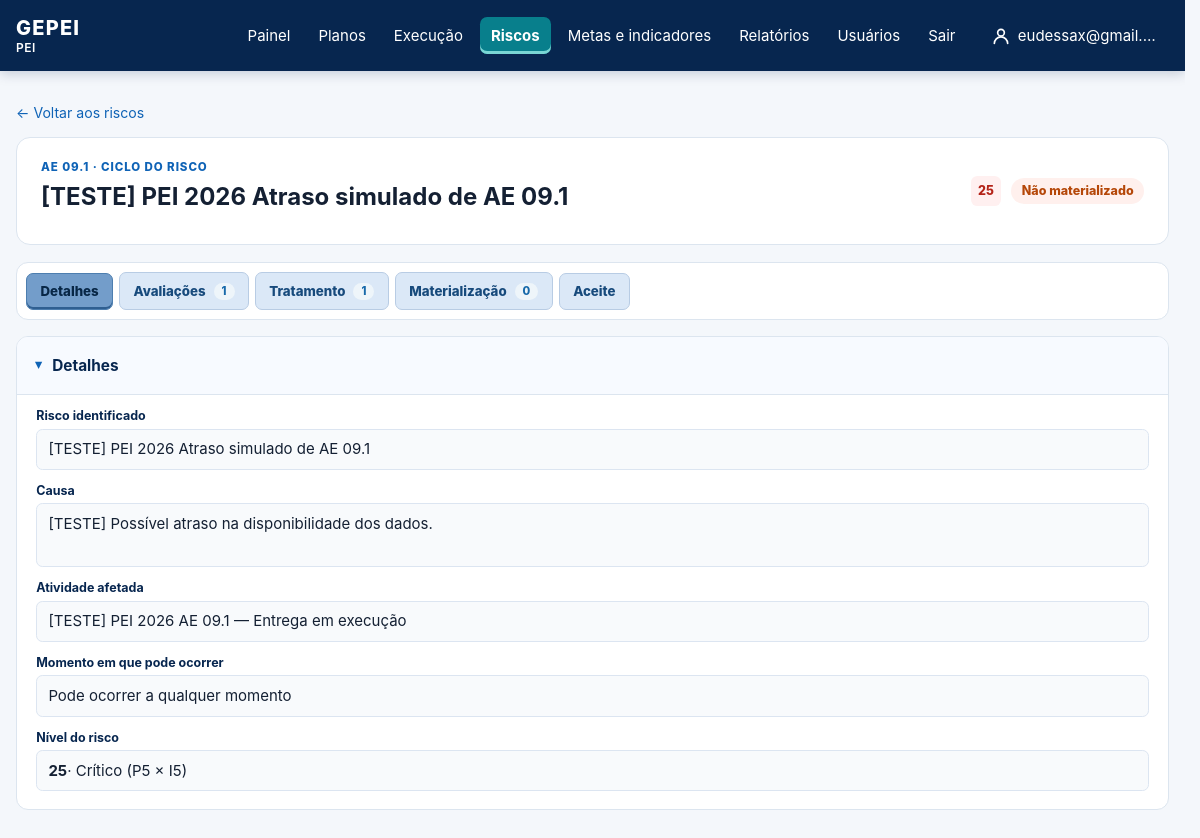
The page /planos-de-acao/25/riscos/32/ (signed in) on the database its author committed.
### core/models.py (models this page shows, shortened)
class Plan(models.Model):
    class PlanType(models.TextChoices):
        PEI = "PEI", "PEI"
        PESP = "PESP", "PESP"
        PPA = "PPA", "PPA"
        OTHER = "OUTRO", "Outro"
    name = models.CharField(max_length=180)
    acronym = models.CharField(max_length=30)
    plan_type = models.CharField(max_length=10, choices=PlanType.choices)
    access_groups = models.ManyToManyField("auth.Group", blank=True, related_name="accessible_plans")
    start_date = models.DateField()
    end_date = models.DateField()
    active = models.BooleanField(default=True)

class StrategicAction(models.Model):
    class Status(models.TextChoices):
        NOT_STARTED = "NAO_INICIADA", "Não iniciada"
        IN_PROGRESS = "EM_ANDAMENTO", "Em andamento"
        COMPLETED = "CONCLUIDA", "Concluída"
        DELAYED = "ATRASADA", "Atrasada"
        BLOCKED = "BLOQUEADA", "Bloqueada"
        SUSPENDED = "SUSPENSA", "Suspensa"
    artifact = models.ForeignKey(PlanArtifact, on_delete=models.PROTECT, related_name="actions")
    coordinating_unit = models.ForeignKey(OrganizationalUnit, on_delete=models.PROTECT)
    code = models.CharField(max_length=30)
    title = models.CharField(max_length=255)
    description = models.TextField(blank=True)
    due_date = models.DateField(
        null=True,
        blank=True,
        help_text="Preenchido no cronograma operacional; não é inferido da vigência do PEI.",
    )
    status = models.CharField(max_length=15, choices=Status.choices, default=Status.NOT_STARTED)
    progress = models.DecimalField(max_digits=5, decimal_places=2, default=0)
    funding_sources = models.CharField(max_length=255, blank=True)
    alineas = models.JSONField(default=dict, blank=True)
    is_execution_item = models.BooleanField(default=True)
    participating_units = models.ManyToManyField(OrganizationalUnit, related_name="participating_actions", blank=True)
    related_objectives = models.ManyToManyField(PlanArtifact, blank=True, related_name="related_actions")
    @property
    def can_materialize_risks(self):
        return self.status == self.Status.IN_PROGRESS and ActionPlan.objects.filter(action_id=self.pk).exists()

class Risk(models.Model):
    class Status(models.TextChoices):
        NOT_MATERIALIZED = "NAO_MATERIALIZADO", "Não materializado"
        MATERIALIZED = "MATERIALIZADO", "Materializado"
    class OccurrenceTiming(models.TextChoices):
        ANY_TIME = "QUALQUER_MOMENTO", "Pode ocorrer a qualquer momento"
        EXPOSURE_WINDOW = "PERIODO", "Durante um período de exposição"
        DATE_OR_MILESTONE = "DATA_MARCO", "Em uma data ou marco provável"
        UNKNOWN = "INDETERMINADO", "Não é possível estimar o momento"
    action = models.ForeignKey(StrategicAction, on_delete=models.CASCADE, related_name="risks")
    activity = models.ForeignKey(Activity, on_delete=models.PROTECT, related_name="risks")
    is_unforeseen = models.BooleanField("Risco não previsto", default=False)
    owner = models.ForeignKey(settings.AUTH_USER_MODEL, on_delete=models.PROTECT)
    title = models.CharField(max_length=255)
    cause = models.TextField()
    probability = models.PositiveSmallIntegerField()
    impact = models.PositiveSmallIntegerField()
    status = models.CharField(max_length=18, choices=Status.choices, default=Status.NOT_MATERIALIZED)
    treatment = models.CharField(max_length=20, blank=True)
    preventive_measure = models.TextField(blank=True)
    contingency_measure = models.TextField(blank=True)
    occurrence_timing = models.CharField(
        max_length=20,
        choices=OccurrenceTiming.choices,
        default=OccurrenceTiming.UNKNOWN,
    )
    exposure_start_date = models.DateField(null=True, blank=True)
    exposure_end_date = models.DateField(null=True, blank=True)
    expected_occurrence_date = models.DateField(null=True, blank=True)
    trigger_description = models.TextField(blank=True)
    @property
    def level(self):
        return self.probability * self.impact
    @property
    def level_label(self):
        if self.level >= 20:
            return "Crítico"
    @property
    def occurrence_timing_summary(self):
        if self.occurrence_timing == self.OccurrenceTiming.ANY_TIME:
            return "Pode ocorrer a qualquer momento"

class Activity(models.Model):
    PAUSED = "PAUSADA"
    class FundingSource(models.TextChoices):
        FAF = "FAF", "Fundo a Fundo (FaF)"
        CODE_0500 = "0500", "Fonte 0500"
        AGREEMENT = "CONVENIO", "Convênio"
        OTHER = "OUTRA", "Outra"
    action_plan = models.ForeignKey(ActionPlan, on_delete=models.CASCADE, related_name="activities")
    executor = models.ForeignKey(settings.AUTH_USER_MODEL, on_delete=models.PROTECT, related_name="assigned_activities")
    title = models.CharField(max_length=255)
    description = models.TextField(blank=True)
    position = models.PositiveIntegerField(default=0)
    weight = models.DecimalField(max_digits=5, decimal_places=2)
    progress = models.DecimalField(max_digits=5, decimal_places=2, default=0)
    blocker_checked = models.BooleanField(default=False)
    risk_checked = models.BooleanField(default=False)
    start_date = models.DateField(null=True, blank=True)
    end_date = models.DateField(null=True, blank=True)
    status = models.CharField(max_length=15, choices=[*StrategicAction.Status.choices, ("PAUSADA", "Pausada")], default=StrategicAction.Status.NOT_STARTED)
    expected_delivery = models.CharField(max_length=255, blank=True)
    requires_financial_resource = models.BooleanField(default=False)
    planned_cost = models.DecimalField(max_digits=14, decimal_places=2, null=True, blank=True)
    disbursed_cost = models.DecimalField(max_digits=14, decimal_places=2, null=True, blank=True)
    funding_source = models.CharField(max_length=12, choices=FundingSource.choices, blank=True)
    funding_source_other = models.CharField(max_length=160, blank=True)
    financial_responsible_unit = models.ForeignKey(
        OrganizationalUnit,
        null=True,
        blank=True,
        on_delete=models.PROTECT,
        related_name="financially_monitored_activities",
    )
    financial_reference = models.CharField(max_length=255, blank=True)
    class Meta:
        ordering = ["position", "start_date", "end_date", "id"]
    def __str__(self):
        return self.title

### core/views.py (the view, shortened to what this page needs)
# urls.py: path("planos-de-acao/<int:action_id>/riscos/<int:risk_id>/", views.risk_detail, name="risk_detail"),
@login_required
@transaction.atomic
def risk_detail(request, action_id, risk_id):
    _require_permission(request.user, "view_risk")
    risk = _get_risk_for_action(request.user, action_id, risk_id, for_view=request.method == "GET")
    action = risk.action
    request.read_only_other_unit = not scope_actions(StrategicAction.objects.all(), request.user).filter(pk=action.id).exists()
    action_plan = ActionPlan.objects.filter(action=action).first()  # a AE pode ter risco sem plano de ação iniciado
    Risk.objects.select_for_update().get(pk=risk.pk)
    current_treatment = risk.treatments.first()
    current_acceptance = risk.acceptances.first()
    operation = request.POST.get("operation") if request.method == "POST" else ""
    if operation == "delete_risk":
        risk.delete()
        messages.success(request, "Risco e registros vinculados excluídos.")
        return redirect("risk_overview")
    identity_form = RiskIdentityForm(instance=risk, action_plan=action_plan, prefix="identity")
    editing_assessment = None
    assessment_id = request.POST.get("assessment_id") if operation == "edit_assessment" else request.GET.get("editar_avaliacao")
    if assessment_id:
        _require_permission(request.user, "change_riskassessment")
        editing_assessment = get_object_or_404(risk.assessments, pk=assessment_id)
    assessment_form = RiskAssessmentForm(instance=editing_assessment, prefix="assessment")
    timing_form = RiskTimingForm(instance=risk, prefix="timing")
    treatment_form = RiskTreatmentForm(instance=current_treatment, prefix="treatment")
    editing_materialization = None
    materialization_id = request.POST.get("materialization_id") if operation == "edit_materialization" else request.GET.get("editar_materializacao")
    if materialization_id:
        _require_permission(request.user, "change_riskmaterialization")
        editing_materialization = get_object_or_404(risk.materializations, pk=materialization_id)
    materialization_form = RiskMaterializationForm(instance=editing_materialization, action=action, risk=risk, prefix="materialization")
    materialization_form.fields["actual_impact"].required = False
    acceptance_form = RiskAcceptanceForm(instance=current_acceptance, prefix="acceptance")
    remediation_form = RiskRemediationSubmissionForm(prefix="remediation")
    user = request.user
    can_view = {
        "assessments": user.has_perm("core.view_riskassessment"),
        "treatments": user.has_perm("core.view_risktreatment"),
        "materializations": user.has_perm("core.view_riskmaterialization"),
        "acceptances": user.has_perm("core.view_riskacceptance"),
    }
    acceptances = RiskAcceptance.objects.none()
    pending_acceptance = None
    if can_view["acceptances"]:
        acceptances = risk.acceptances.select_related(
            "authority", "recorded_by", "remediation_responsible"
        ).prefetch_related("remediation_submissions__submitted_by")
        pending_acceptance = acceptances.filter(
            decision=RiskAcceptance.Decision.ACCEPTED_WITH_RESERVATIONS,
            remediation_submissions__isnull=True,
        ).first()
    return render(
        request,
        "core/risk_detail.html",
        {
            "action": action,
            "risk": risk,
            "can_view": can_view,
            "can_view_remediation": user.has_perm("core.view_riskremediationsubmission"),
            "assessments": risk.assessments.select_related("author") if can_view["assessments"] else [],
            "treatments": risk.treatments.select_related("responsible", "created_by") if can_view["treatments"] else [],
            "current_treatment": current_treatment if can_view["treatments"] else None,
            "has_treatment": current_treatment is not None,
            "has_acceptance": current_acceptance is not None,
            "materializations": risk.materializations.select_related("recorded_by") if can_view["materializations"] else [],
            "acceptances": acceptances,
            "pending_acceptance": pending_acceptance,
            "identity_form": identity_form,
            "assessment_form": assessment_form,
            "editing_assessment": editing_assessment,
            "has_assessment": risk.assessments.exists(),
            "timing_form": timing_form,
            "treatment_form": treatment_form,
            "materialization_form": materialization_form,
            "can_materialize_risk": action.can_materialize_risks,
            "editing_materialization": editing_materialization,
            "acceptance_form": acceptance_form,
            "remediation_form": remediation_form,
        },
    )

### templates/core/risk_detail.html (shortened to what this page needs)
{% extends "base.html" %}
{% block content %}
<div class="workspace-page">
  <a class="back-link" href="{% url 'risk_overview' %}">← Voltar aos riscos</a>
  <section class="action-detail-heading workspace-heading">
    <div><p class="eyebrow">{{ action.code }} · Ciclo do risco</p><h1>{{ risk.title }}</h1></div>
    <div class="risk-heading-status"><span class="risk-score {% if risk.level >= 20 %}risk-critical{% elif risk.level >= 10 %}risk-high{% else %}risk-medium{% endif %}">{{ risk.level }}</span><span class="chip chip-atrasada risk-header-status">{{ risk.get_status_display }}</span></div>
  </section>
  <div class="risk-workspace">
    <nav class="risk-side-menu workspace-nav" aria-label="Seções do risco">
      <a href="#dados" data-section-link="dados">Detalhes</a>
      <a href="#analise" data-section-link="analise">Avaliações {% if can_view.assessments %}<span class="risk-count">{{ assessments|length }}</span>{% else %}<span class="risk-lock" title="Sem permissão">🔒</span>{% endif %}</a>
      <a href="#tratamento" data-section-link="tratamento">Tratamento {% if can_view.treatments %}<span class="risk-count">{{ treatments|length }}</span>{% else %}<span class="risk-lock" title="Sem permissão">🔒</span>{% endif %}</a>
      <a href="#ocorrencia" data-section-link="ocorrencia">Materialização {% if can_view.materializations %}<span class="risk-count">{{ materializations|length }}</span>{% else %}<span class="risk-lock" title="Sem permissão">🔒</span>{% endif %}</a>
      <a href="#alcada" data-section-link="alcada">Aceite </a>
    </nav>
    <div class="panel risk-sections">
      <details class="risk-section" id="dados" data-section="dados" open>
        <summary><span>Detalhes</span></summary>
        <div class="risk-section-body">
          <div class="risk-readonly-fields">
            <div class="form-field"><label>Risco identificado</label><div class="readonly-risk-field">{{ risk.title }}</div></div>
            <div class="form-field"><label>Causa</label><div class="readonly-risk-field readonly-risk-text">{{ risk.cause }}</div></div>
            <div class="form-field"><label>Atividade afetada</label><div class="readonly-risk-field">{% if risk.activity %}{{ risk.activity.title }}{% else %}Toda a ação estratégica{% endif %}</div></div>
            <div class="form-field"><label>Momento em que pode ocorrer</label><div class="readonly-risk-field">{{ risk.occurrence_timing_summary|default:"Não informado" }}</div></div>
            <div class="form-field"><label>Nível do risco</label><div class="readonly-risk-field"><strong>{{ risk.level }}</strong> · {{ risk.level_label }} (P{{ risk.probability }} × I{{ risk.impact }})</div></div>
          </div>
        </div>
      </details>
    </div>
  </div>
</div>
{% endblock %}

### templates/base.html (shortened to what this page needs)
{% load static %}
<!doctype html>
<html lang="pt-br">
<head>
  <link rel="stylesheet" href="{% static 'css/gepei.css' %}?v=20261126-indice-vertical">
</head>
<body{% if active_plan.plan_type == "PESP" %} class="theme-pesp"{% endif %}>
  <header class="topbar">
    <a class="brand" href="{% url 'dashboard' %}">
      GEPEI
      {% if active_plan %}<span class="brand-plan">{{ active_plan.acronym }}</span>{% endif %}
    </a>
    {% if user.is_authenticated %}
      <nav>
        <a href="{% url 'dashboard' %}" {% if request.path == '/' %}class="nav-active" aria-current="page"{% endif %}>Painel</a>
        {% if perms.core.view_plan %}<a href="{% url 'pei_overview' %}" {% if '/pei/' in request.path %}class="nav-active" aria-current="page"{% endif %}>Planos</a>{% endif %}
        {% if perms.core.view_actionplan %}<a href="{% url 'action_plan_list' %}" {% if '/planos-de-acao/' in request.path and '/riscos/' not in request.path %}class="nav-active" aria-current="page"{% endif %}>Execução</a>{% endif %}
        {% if perms.core.view_risk %}<a href="{% url 'risk_overview' %}" {% if '/riscos/' in request.path %}class="nav-active" aria-current="page"{% endif %}>Riscos</a>{% endif %}
        {% if perms.core.view_strategictarget or perms.core.view_indicator %}<a href="{% if perms.core.view_indicator %}{% url 'indicator_overview' %}{% else %}{% url 'target_overview' %}{% endif %}" >Metas e indicadores</a>{% endif %}
        {% if perms.core.view_reportcycle or perms.core.view_sectorreport or perms.core.view_quarterlysectorreport or perms.core.consolidate_quarterlysectorreport %}<a href="{% url 'report_cycle_overview' %}" {% if '/relatorios/' in request.path %}class="nav-active" aria-current="page"{% endif %}>Relatórios</a>{% endif %}
        {% if perms.auth.view_user or perms.auth.view_group %}
        <details class="nav-plans{% if '/usuarios/' in request.path %} nav-active{% endif %}">
          <summary {% if '/usuarios/' in request.path %}aria-current="page"{% endif %}>Usuários</summary>
        </details>
        {% endif %}
        <form method="post" action="{% url 'logout' %}" onsubmit="return confirm('Tem certeza de que deseja sair?');">
          <button type="submit">Sair</button>
        </form>
        <a class="nav-user{% if request.path == '/minha-conta/' %} nav-active{% endif %}" href="{% url 'profile_edit' %}" title="Minha conta">
          <svg width="20" height="20" viewBox="0 0 24 24" fill="none" stroke="currentColor" stroke-width="2" stroke-linecap="round" stroke-linejoin="round" aria-hidden="true"><circle cx="12" cy="8" r="4"/><path d="M4 21c0-4.4 3.6-8 8-8s8 3.6 8 8"/></svg>
          <span>{{ user.first_name|default:user.username }}</span>
        </a>
      </nav>
    {% endif %}
  </header>
  <main class="container">
    {% block content %}{% endblock %}
  </main>
</body>
</html>

### rows shown on the page
Plan: acronym "PEI"
StrategicAction: code "AE 09.1"
Risk: title "[TESTE] PEI 2026 Atraso simulado de AE 09.1", level "25", status "Não materializado", cause "[TESTE] Possível atraso na disponibilidade dos dados.", activity "[TESTE] PEI 2026 AE 09.1 — Entrega em execução", occurrence_timing_summary "Pode ocorrer a qualquer momento", level_label "Crítico", probability "5", impact "5"

### other values the page prints
{{ user.first_name|default:user.username }} "eudessax@gmail.…"
{{ assessments|length }} "1"
{{ treatments|length }} "1"
{{ materializations|length }} "0"
